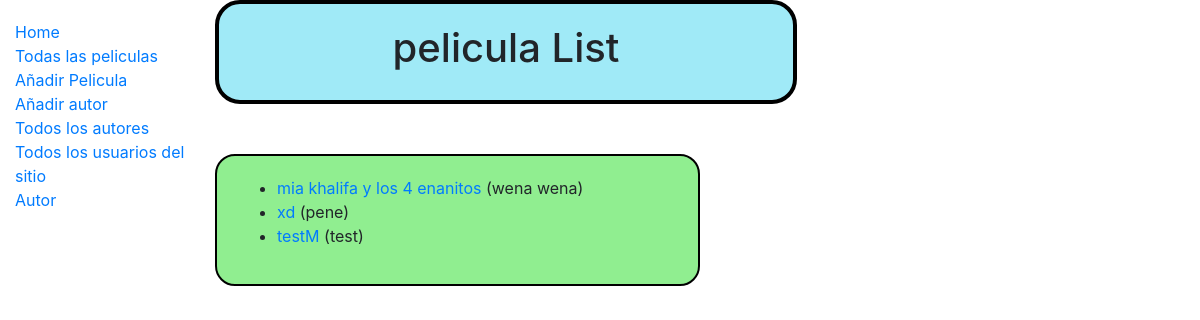
Before: /catalog/peliculas/ with the older database file.
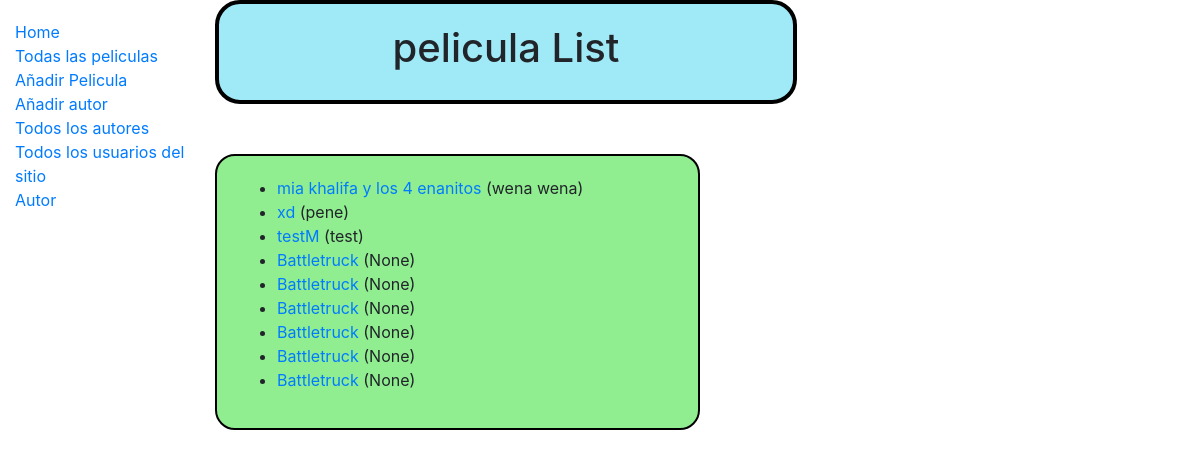
After: the same page with the newer database file.
### catalog/models.py (models this page shows, shortened)
class pelicula(models.Model):
	nombre_pelicula = models.CharField(max_length=200)
	autor = models.ForeignKey('Autor',on_delete=models.SET_NULL,null=True)
	descripcion = models.TextField(max_length=1000,help_text='Ingrese informacion de la pelicula')
	genero = models.ManyToManyField(Genero)
	def get_absolute_url(self):
		return reverse("pelicula-detail", args=[str(self.id)])

class Autor(models.Model):
	nombre_author = models.CharField(max_length=50)
	def __str__(self):
		return self.nombre_author

### catalog/views.py (the view)
# urls.py: path('peliculas/', views.peliculaListView.as_view(),name='peliculas'),
class peliculaListView(generic.ListView):
    model = pelicula
    paginate_by = 30

### catalog/templates/catalog/pelicula_list.html
{% extends "base_generic.html" %}
{% block content %}
  <div class="title">
    <h1>pelicula List</h1>
  </div>
  <div class="contentBox">
    <form method="get" action="{% url 'peliculas' %}">
      {% if pelicula_list %}
      <ul>
        {% for pelicula in pelicula_list %}
        <li>
          <a href="{{ pelicula.get_absolute_url }}">{{ pelicula.nombre_pelicula }}</a> ({{pelicula.autor}})
        </li>
        {% endfor %}
      </ul>
        {% else %}
          <p>There are no peli in the library.</p>
      {% endif %}
    </form>
  </div>
{% endblock %}

Changed rows visible on the page:
added pelicula: nombre_pelicula "Battletruck", autor "None"
added pelicula: nombre_pelicula "Battletruck", autor "None"
added pelicula: nombre_pelicula "Battletruck", autor "None"
added pelicula: nombre_pelicula "Battletruck", autor "None"
added pelicula: nombre_pelicula "Battletruck", autor "None"
added pelicula: nombre_pelicula "Battletruck", autor "None"
